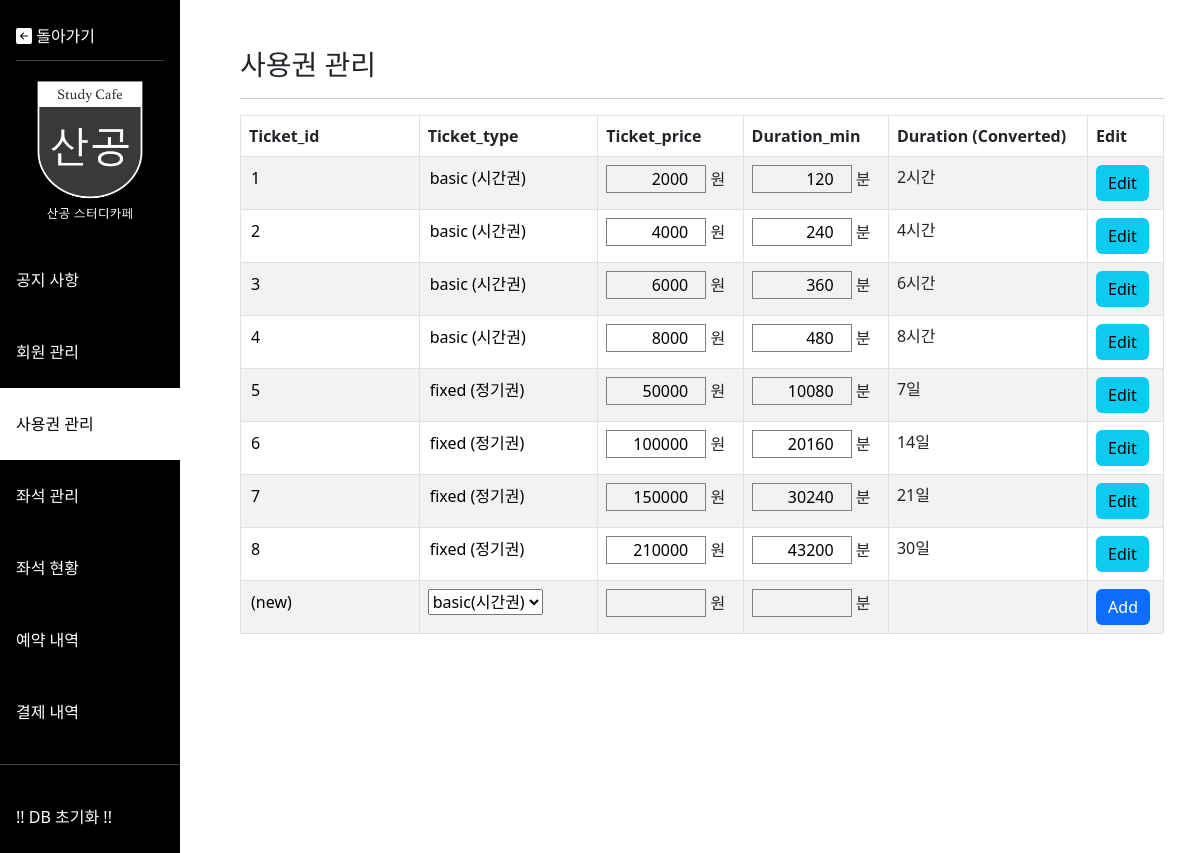
The page /admin/admin_ticket.php on the database its author committed.
### tables this page shows
create table P_TICKET(
Ticket_id int auto_increment primary key,
`Type` varchar(20) not null,
Price int not null,
Duration_min int not null,
constraint type_check check(Type in('basic', 'fixed'))
);

### admin/admin_ticket.php (the view, shortened to what this page needs)
<!DOCTYPE html>
<html lang="ko">
<head>
  <link href="https://cdn.jsdelivr.net/npm/bootstrap@5.2.3/dist/css/bootstrap.min.css" rel="stylesheet">
  <link rel="stylesheet" href="https://cdn.jsdelivr.net/npm/bootstrap-icons@1.7.1/font/bootstrap-icons.css">
  <link rel="stylesheet" href="styles/style.css">
</head>
<body>
  <div class="row">
    <div class="col-2">
      <?php
      include "menu.php"
      ?>
    </div>
    <div class="col-10 p-5">
      <h3>사용권 관리</h3>
      <hr />
      <table class="table table-bordered table-striped table-hover">
        <thead>
          <tr>
            <th scope="col">Ticket_id</th>
            <th scope="col">Ticket_type</th>
            <th scope="col">Ticket_price</th>
            <th scope="col">Duration_min</th>
            <th scope="col">Duration (Converted)</th>
            <th scope="col">Edit</th>
          </tr>
        </thead>
        <tbody>
          <?php
          $mysqli = connect();
          $query = "SELECT * FROM P_TICKET";
          $res = mysqli_query($mysqli, $query);
          $rows = $res->fetch_all(MYSQLI_ASSOC);
          foreach($rows as $row){
            $ticket_id = $row["Ticket_id"];
            $type = $row["Type"];
            $price = $row["Price"];
            $duration_min = $row["Duration_min"];
            $type_fit = '';
            $duration_fit = '';
            if($type=='basic'){
              $type_fit = '시간권';
              $duration_fit = $duration_min/60 .'시간';
            }else if($type=='fixed'){
              $type_fit = '정기권';
              $duration_fit = $duration_min/(60*24) .'일';
            }
            echo "
            <form method='post' action='./edit/admin_ticket_edit.php'>
              <tr>
                <td><input name='ticket_id' value='$ticket_id' readonly></td>
                <td><input value='$type ($type_fit)' readonly></td>
                <td><input name='price' type=number min=1 value='$price'> 원</td>
                <td><input name='duration_min' type=number min=1 value='$duration_min'> 분</td>
                <td>$duration_fit</td>
                <td><input type='submit' value='Edit' class='btn btn-info'></td>
              </tr>
            </form>
            ";
          }
          ?>
          <form method='post' action='./edit/admin_ticket_add.php'>
            <tr>
              <td><input name='ticket_id' value='(new)' readonly></td>
              <td>
              <select name='type'>
                <option value="basic">basic(시간권)</option>
              </select>
              </td>
              <td><input name='price' type=number min=1 value='$price'> 원</td>
              <td><input name='duration_min' type=number min=1 value='$duration_min'> 분</td>
              <td></td>
              <td><input type='submit' value='Add' class='btn btn-primary'></td>
            </tr>
          </form>
        </tbody>
      </table>
    </div>
  </div>
</body>
</html>

### admin/styles/style.css (style rules this page uses)
input { border: 1px solid gray; box-shadow: none; background-color: rgb(255,255,255,0); text-align: right; max-width: 150px; }
input:read-only { border: none; outline: none; text-align: left; }
input[type='number'] { max-width: 100px; }

### admin/styles/menu.css (style rules this page uses)
body { height: 100%; }

### rows shown on the page
p_ticket: ticket_id "1", Type "basic (시간권)", price "2000", duration_min "120", Duration_min "2시간"
p_ticket: ticket_id "2", Type "basic (시간권)", price "4000", duration_min "240", Duration_min "4시간"
p_ticket: ticket_id "3", Type "basic (시간권)", price "6000", duration_min "360", Duration_min "6시간"
p_ticket: ticket_id "4", Type "basic (시간권)", price "8000", duration_min "480", Duration_min "8시간"
p_ticket: ticket_id "5", Type "fixed (정기권)", price "50000", duration_min "10080", Duration_min "7일"
p_ticket: ticket_id "6", Type "fixed (정기권)", price "100000", duration_min "20160", Duration_min "14일"
p_ticket: ticket_id "7", Type "fixed (정기권)", price "150000", duration_min "30240", Duration_min "21일"
p_ticket: ticket_id "8", Type "fixed (정기권)", price "210000", duration_min "43200", Duration_min "30일"
